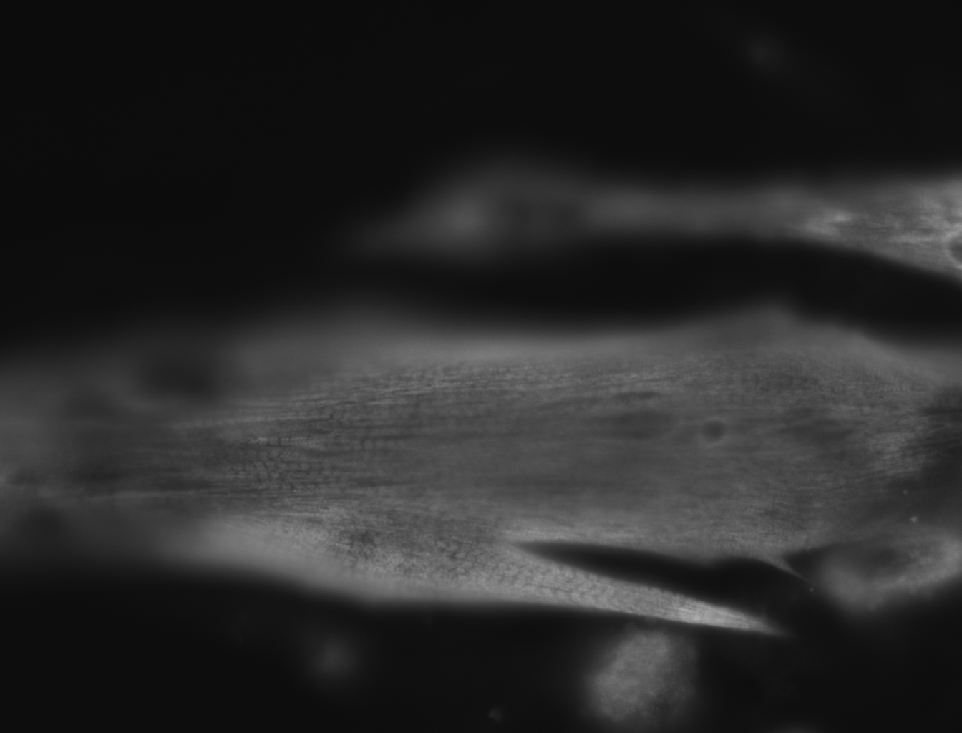
#> input picture Modele/ImagesTests/Quentin/Stries_C2  (144).tif, 962 x 733 px, shrunk from 1344 x 1024 before the run
$ python -i segmentationFibre.py   (imports and definitions only)   (older library calls are emulated)
#> lines starting #> are read from the running program, lines starting #| are printed output that depends on the picture; after the words box and inside, x2 and y2 are one past the last pixel; in counts of white or black regions, pixels touching at a corner belong together
#> further down, picture is the input picture: shape (733, 962, 3); min 11, max 176, mean 40.9

###########################
# SEGMENTATION DES FIBRES #
###########################

import numpy as np
import matplotlib.pyplot as plt
import cv2
import time
import scipy


# [28 lines left out: function kMeans, not called in this run]

def contourFibre(img):
    '''
    Trouve le contour de la fibre
    :param img: image (faite avec imread(chemin, 1)
    :return: nouvelle image avec le contour dessus
    '''
    ret, thresh = cv2.threshold(img, 127, 255, 0)
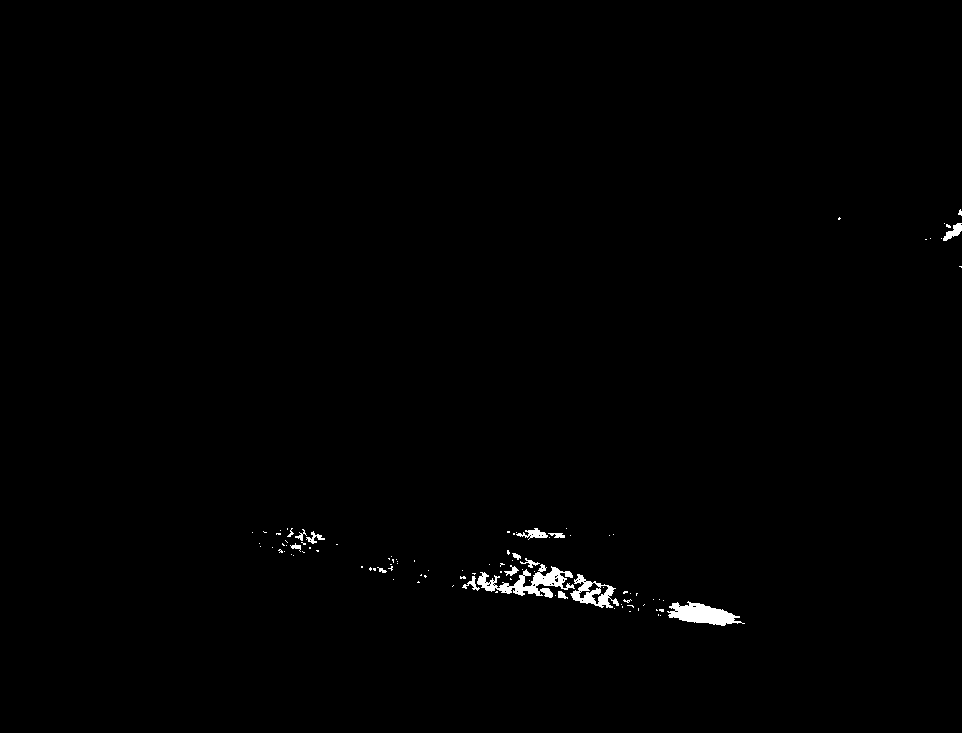
#> thresh: shape (733, 962, 3); 0.6% white; 103 white regions (87 under 20 px), largest, box (x1, y1, x2, y2) and area: (477, 564, 575, 598) 1265, (667, 601, 745, 626) 1047, (570, 574, 619, 608) 686
    thresh = cv2.cvtColor(img, cv2.COLOR_BGR2GRAY);
#> thresh: shape (733, 962)
    im2, contours, hierarchy = cv2.findContours(thresh, 1, 2)
#> contours = [[[0, 0], [0, 732], [961, 732], [961, 0]]]
    cnt = contours[0]
#> cnt = [[0, 0], [0, 732], [961, 732], [961, 0]]
    rect = cv2.minAreaRect(cnt)
#> rect = ((480.5, 366), (732, 961), -90)
    box = cv2.boxPoints(rect)
#> box = [[961, 732], [-2.24e-14, 732], [0, 0], [961, 0]]
    box = np.int0(box)
#> box = [[961, 732], [0, 732], [0, 0], [961, 0]]
    img = cv2.drawContours(img, [box], 0, (0, 0, 255), 2)
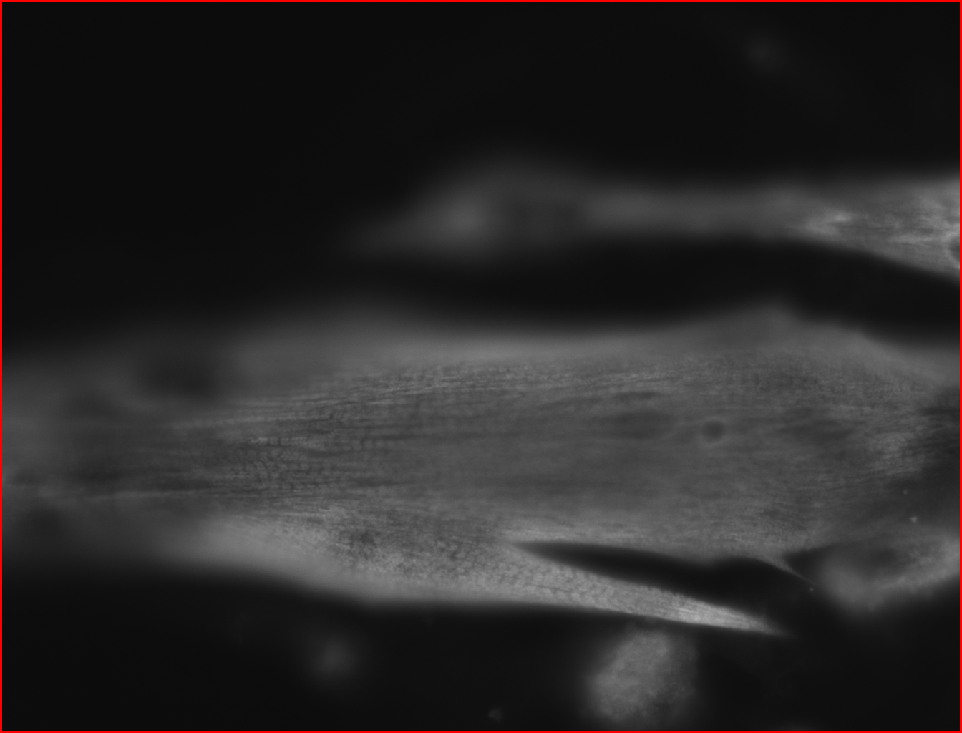
#> img: shape (733, 962, 3); 0.96% of pixels changed, all inside (x1, y1, x2, y2) = (0, 0, 962, 733)

    return img

# [20 lines left out: function main, not called in this run]

# [1 line not run here, left out]

>>> import cv2
>>> picture = cv2.imread('ImagesTests/Quentin/Stries_C2  (144).tif')
>>> result = contourFibre(picture)
